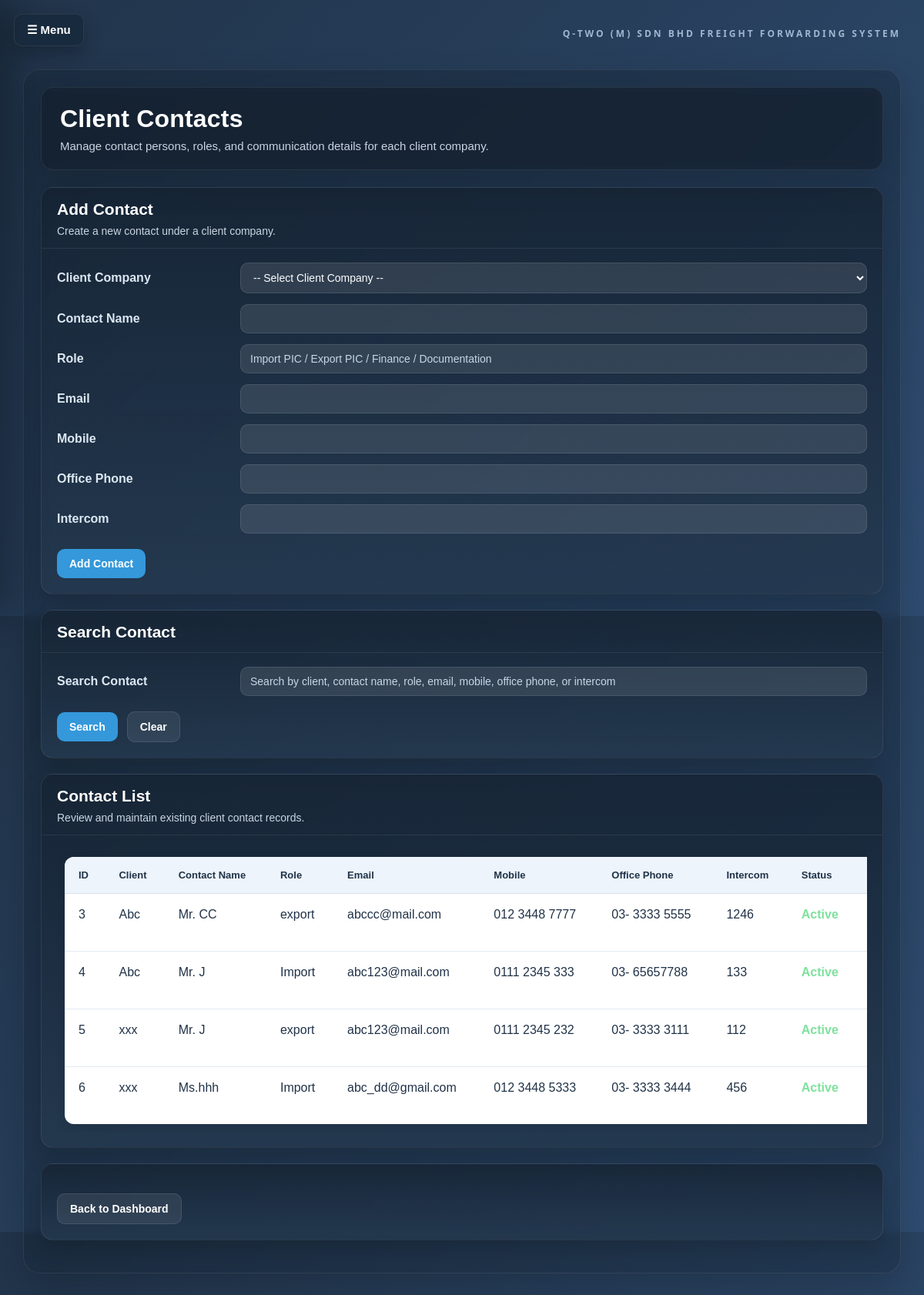
/client_contacts (signed in), run on the app's committed database.
### app.py (models this page shows)
class ClientContact(db.Model):
    id = db.Column(db.Integer, primary_key=True)
    client_id = db.Column(db.Integer, db.ForeignKey("client.id"), nullable=False)
    contact_name = db.Column(db.String(200), nullable=False)
    role = db.Column(db.String(100))  # Import PIC / Export PIC / Finance etc
    email = db.Column(db.String(200))
    mobile = db.Column(db.String(50))
    office_phone = db.Column(db.String(50))
    intercom = db.Column(db.String(50))
    is_active = db.Column(db.Boolean, default=True)
    client = db.relationship("Client", backref="contacts")

class Client(db.Model):
    id = db.Column(db.Integer, primary_key=True)
    name = db.Column(db.String(200), nullable=False)
    office_phone = db.Column(db.String(50))
    address = db.Column(db.Text)
    import_pic = db.Column(db.String(200))
    export_pic = db.Column(db.String(200))
    email = db.Column(db.String(200))
    mobile = db.Column(db.String(50))
    intercom = db.Column(db.String(50))
    is_active = db.Column(db.Boolean, default=True)
    jobs = db.relationship("Job", back_populates="client")

### app.py (the view, shortened to what this page needs)
@app.route("/client_contacts", methods=["GET", "POST"])
@login_required
def client_contacts():
    search = request.args.get("search", "").strip()
    clients = Client.query.filter_by(is_active=True).order_by(Client.name.asc()).all()
    contacts_query = ClientContact.query.join(Client)
    contacts = contacts_query.order_by(
        Client.name.asc(), ClientContact.contact_name.asc()
    ).all()
    return render_template(
        "client_contacts.html",
        clients=clients,
        contacts=contacts,
        error=None,
        search=search,
    )

### app.py (called while the page is built)
def get_current_user():
    user_id = session.get("user_id")
    if not user_id:
        return None
    return User.query.filter_by(id=user_id, is_active=True).first()

def login_required(view_func):
    @wraps(view_func)
    def wrapped_view(*args, **kwargs):
        if not get_current_user():
            return redirect(url_for("login"))
        return view_func(*args, **kwargs)
    return wrapped_view

@app.context_processor
def inject_current_user():
    current_user = get_current_user()
    pending_account_requests = 0
    pending_delete_requests = 0
    if current_user and current_user.role == "admin":
        pending_account_requests = AccountRequest.query.filter_by(
            status="pending"
        ).count()
        pending_delete_requests = DeleteRequest.query.filter_by(
            status="pending"
        ).count()
    return {
        "current_user": current_user,
        "pending_account_requests": pending_account_requests,
        "pending_delete_requests": pending_delete_requests,
    }

### templates/client_contacts.html (shortened to what this page needs)
<!DOCTYPE html>
<html>
<head>
    <link rel="stylesheet" href="{{ url_for('static', filename='style.css') }}">
</head>
<body class="job-detail-page">
    <button class="nav-toggle-btn" onclick="toggleNav()">☰ Menu</button>
    <div class="page-wrap">
        <div class="system-name-top-right">
            Q-TWO (M) SDN BHD FREIGHT FORWARDING SYSTEM
        </div>
        <div class="page-shell">
            <div class="page-header">
                <h1 class="page-title">Client Contacts</h1>
                <p class="page-subtitle">
                    Manage contact persons, roles, and communication details for each client company.
                </p>
            </div>
            <div class="panel-card">
                <div class="panel-head">
                    <h2>Add Contact</h2>
                    <p>Create a new contact under a client company.</p>
                </div>
                <div class="panel-body">
                    <form method="POST" action="/client_contacts">
                        <div class="form-grid">
                            <label for="client_id">Client Company</label>
                            <select name="client_id" id="client_id" required>
                                <option value="">-- Select Client Company --</option>
                            </select>
                            <label for="contact_name">Contact Name</label>
                            <input type="text" name="contact_name" id="contact_name" required>
                            <label for="role">Role</label>
                            <input type="text" name="role" id="role"
                                placeholder="Import PIC / Export PIC / Finance / Documentation">
                            <label for="email">Email</label>
                            <input type="text" name="email" id="email">
                            <label for="mobile">Mobile</label>
                            <input type="text" name="mobile" id="mobile">
                            <label for="office_phone">Office Phone</label>
                            <input type="text" name="office_phone" id="office_phone">
                            <label for="intercom">Intercom</label>
                            <input type="text" name="intercom" id="intercom">
                        </div>
                        <div class="form-actions">
                            <button type="submit" class="primary-btn">Add Contact</button>
                        </div>
                    </form>
                </div>
            </div>
            <div class="panel-card">
                <div class="panel-head">
                    <h2>Search Contact</h2>
                </div>
                <div class="panel-body">
                    <form method="GET" action="/client_contacts">
                        <div class="form-grid">
                            <label for="search">Search Contact</label>
                            <input type="text" id="search" name="search" value="{{ search if search else '' }}"
                                placeholder="Search by client, contact name, role, email, mobile, office phone, or intercom">
                        </div>
                        <div class="form-actions">
                            <button type="submit" class="primary-btn">Search</button>
                            <a href="/client_contacts" class="secondary-link">Clear</a>
                        </div>
                    </form>
                </div>
            </div>
            <div class="panel-card">
                <div class="panel-head">
                    <h2>Contact List</h2>
                    <p>Review and maintain existing client contact records.</p>
                </div>
                <div class="panel-body">
                    {% if contacts %}
                    <div class="data-table-wrap">
                        <table class="data-table">
                            <tr>
                                <th>ID</th>
                                <th>Client</th>
                                <th>Contact Name</th>
                                <th>Role</th>
                                <th>Email</th>
                                <th>Mobile</th>
                                <th>Office Phone</th>
                                <th>Intercom</th>
                                <th>Status</th>
                                <th>Actions</th>
                            </tr>
                            {% for contact in contacts %}
                            <tr>
                                <td>{{ contact.id }}</td>
                                <td>{{ contact.client.name }}</td>
                                <td>{{ contact.contact_name }}</td>
                                <td>{{ contact.role if contact.role else '-' }}</td>
                                <td>{{ contact.email if contact.email else '-' }}</td>
                                <td>{{ contact.mobile if contact.mobile else '-' }}</td>
                                <td>{{ contact.office_phone if contact.office_phone else '-' }}</td>
                                <td>{{ contact.intercom if contact.intercom else '-' }}</td>
                                <td>
                                    {% if contact.is_active %}
                                    <span class="status-active">Active</span>
                                    {% else %}
                                    <span class="status-inactive">Inactive</span>
                                    {% endif %}
                                </td>
                                <td>
                                </td>
                            </tr>
                            {% endfor %}
                        </table>
                    </div>
                    {% else %}
                    <div class="empty-box">No contacts yet.</div>
                    {% endif %}
                </div>
            </div>
            <div class="panel-card">
                <div class="panel-body">
                    <div class="form-actions">
                        <a href="/" class="secondary-link">Back to Dashboard</a>
                    </div>
                </div>
            </div>
        </div>
    </div>
</body>
</html>

### templates/client_contacts.html (style rules this page uses)
:root { --bg-main: #18293b; --bg-shell: #22364d; --bg-panel: #24384f; --bg-panel-soft: #2a415b; --bg-card: #29425e; --bg-card-dark: #22364d; --text-main: #ffffff; --text-soft: #c9d5e2; --text-muted: #9fb2c5; --line-soft: rgba(255, 255, 255, 0.08); --line-strong: rgba(255, 255, 255, 0.14); --accent: #3498db; --success: #27ae60; --danger: #c0392b; }
* { box-sizing: border-box; }
body { font-family: Arial, sans-serif; background: linear-gradient(135deg, #21344a 0%, #2f4d72 100%); margin: 0; color: var(--text-main); overflow-x: hidden; }
.job-detail-page { min-height: 100vh; }
.nav-toggle-btn { position: fixed; top: 18px; left: 18px; z-index: 1201; border: none; border-radius: 10px; background: rgba(24, 42, 61, 0.96); color: #ffffff; padding: 11px 16px; font-size: 15px; font-weight: bold; cursor: pointer; box-shadow: 0 10px 24px rgba(0, 0, 0, 0.24); border: 1px solid rgba(255, 255, 255, 0.08); }
.system-name-top-right { position: absolute; top: -52px; right: 20px; pointer-events: none; font-family: "Segoe UI", Arial, sans-serif; font-size: 12px; font-weight: 700; letter-spacing: 3px; text-transform: uppercase; line-height: 1; white-space: nowrap; color: #9fb7d1; }
.page-shell { background: rgba(15, 25, 37, 0.28); border: 1px solid rgba(255, 255, 255, 0.08); border-radius: 22px; padding: 22px; box-shadow: 0 18px 46px rgba(0, 0, 0, 0.18); backdrop-filter: blur(4px); }
.page-header { background: rgba(20, 33, 48, 0.60); border: 1px solid var(--line-soft); border-radius: 16px; padding: 22px 24px; margin-bottom: 22px; box-shadow: 0 16px 40px rgba(0, 0, 0, 0.18); backdrop-filter: blur(6px); }
.page-title { margin: 0; font-size: 32px; font-weight: bold; letter-spacing: 0.2px; }
.page-subtitle { margin: 8px 0 0 0; color: var(--text-soft); font-size: 15px; }
.panel-card { background: linear-gradient(180deg, rgba(22, 35, 50, 0.78) 0%, rgba(37, 57, 80, 0.82) 100%); border: 1px solid var(--line-soft); border-radius: 16px; box-shadow: 0 12px 28px rgba(0, 0, 0, 0.18); overflow: hidden; margin-bottom: 20px; }
.panel-head { padding: 16px 20px 14px 20px; border-bottom: 1px solid var(--line-soft); }
.panel-head h2 { margin: 0; font-size: 21px; color: #ffffff; }
.panel-head p { margin: 8px 0 0 0; color: var(--text-soft); font-size: 14px; }
.panel-body { padding: 18px 20px 20px 20px; }
.form-grid { display: grid; grid-template-columns: 220px 1fr; gap: 14px 18px; align-items: center; }
.form-grid label { font-weight: bold; color: #dce7f2; }
.form-grid input[type="text"], .form-grid select { width: 100%; padding: 10px 12px; border: 1px solid rgba(255, 255, 255, 0.10); border-radius: 10px; font-size: 14px; box-sizing: border-box; font-family: Arial, sans-serif; background: rgba(255, 255, 255, 0.10); color: #ffffff; outline: none; }
.form-grid input::placeholder { color: #c7d7e6; }
.form-grid option { color: #1f2d3a; }
.form-actions { display: flex; gap: 12px; align-items: center; margin-top: 20px; flex-wrap: wrap; }
.primary-btn, .secondary-link, .secondary-btn, .table-link-btn, .table-delete-btn { padding: 11px 16px; border-radius: 10px; font-size: 14px; font-weight: bold; text-decoration: none; cursor: pointer; transition: 0.16s ease; }
.primary-btn, .table-link-btn { border: none; background-color: var(--accent); color: white; }
.secondary-link, .secondary-btn { background-color: rgba(255, 255, 255, 0.08); color: #ffffff; border: 1px solid rgba(255, 255, 255, 0.10); }
.data-table-wrap { width: 100%; overflow-x: auto; padding: 10px; }
.data-table { width: 100%; border-collapse: separate; border-spacing: 0; background-color: #ffffff; border-radius: 12px; overflow: hidden; box-shadow: 0 6px 18px rgba(0, 0, 0, 0.08); min-width: 1220px; }
.data-table th { text-align: left; padding: 16px 18px; font-size: 13px; color: #1f3247; border-bottom: 1px solid #d8e3ee; background-color: #edf4fb; font-weight: bold; }
.data-table td { padding: 18px 18px; border-bottom: 1px solid #e2eaf2; vertical-align: top; color: #203247; }
.data-table tr:last-child td { border-bottom: none; }
.status-active { color: #7ee29d; font-weight: bold; }
body { overflow-x: hidden; }
.page-wrap { position: relative; max-width: 1180px; margin: 90px auto 40px auto; padding: 0 20px; }

### data on the page
ClientContact: id "3", client.name "Abc", contact_name "Mr. CC", role "export", email "abccc@mail.com", mobile "012 3448 7777", office_phone "03- 3333 5555", intercom "1246", is_active "Active"
ClientContact: id "4", client.name "Abc", contact_name "Mr. J", role "Import", email "abc123@mail.com", mobile "0111 2345 333", office_phone "03- 65657788", intercom "133", is_active "Active"
ClientContact: id "5", client.name "xxx", contact_name "Mr. J", role "export", email "abc123@mail.com", mobile "0111 2345 232", office_phone "03- 3333 3111", intercom "112", is_active "Active"
ClientContact: id "6", client.name "xxx", contact_name "Ms.hhh", role "Import", email "abc_dd@gmail.com", mobile "012 3448 5333", office_phone "03- 3333 3444", intercom "456", is_active "Active"
